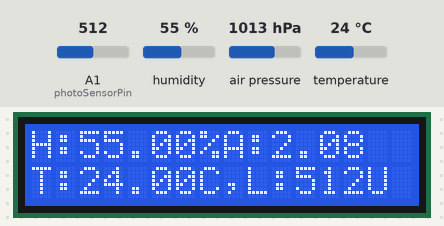
Bench run of a sketch on a simulated Arduino Uno, built with avr-gcc and run on an emulated ATmega328P. On the bench: 16×2 character LCD. The test bench sets the inputs (shaded band); at power-on: humidity 55 %, air pressure 1013 hPa, A1 (photoSensorPin) = 512, temperature 24 °C. What the sketch prints to the serial monitor is not drawn.

Above: at 1.2 s.
1.3 s: humidity set to 22 %
At 2.7 s:
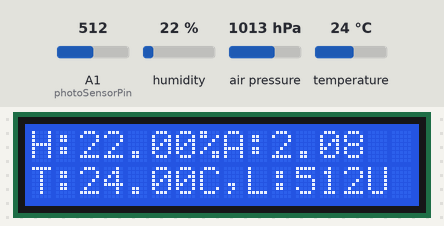
3.7 s: air pressure set to 952 hPa
At 4.9 s:
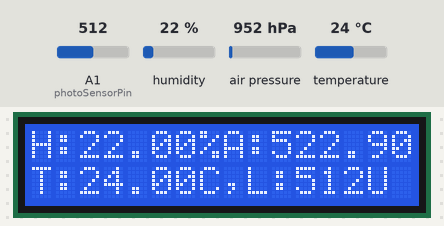
5.2 s: air pressure set to 1025 hPa
At 6.2 s:
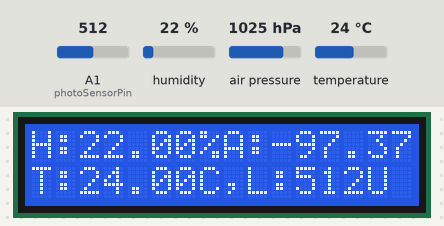
11.3 s: A1 (photoSensorPin) set to 716
At 12.0 s:
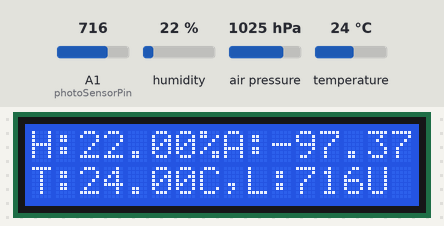
12.8 s: air pressure set to 975 hPa
At 14.2 s:
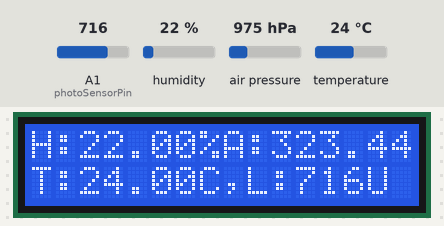
18.9 s: temperature set to 12 °C
At 20.1 s:
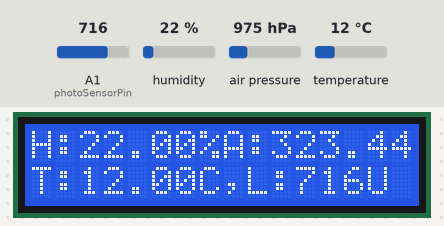
Timing chart, 0 to 21.4 s (numbered marks = the images above; inputs shaded):
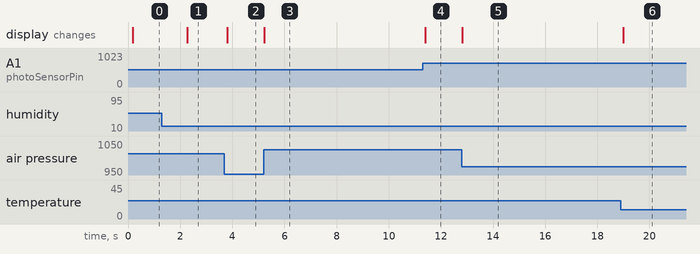

Measured:
- after the input at 1.3 s, the display: changes after 0.96 s (image 1)
- after the input at 3.7 s, the display: changes after 0.10 s (image 2)
- after the input at 5.2 s, the display: changes at once (image 3)
- after the input at 11.3 s, the display: changes after 0.10 s (image 4)
- after the input at 12.8 s, the display: changes at once (image 5)
- after the input at 18.9 s, the display: changes after 0.09 s (image 6)

The sketch:

L12_Demo_2_with_BMP.ino
```cpp
#include "Wire.h"
#include <SPI.h>
#include <LiquidCrystal.h>
#include "DHT.h"
#include "Adafruit_BMP085.h"

#define DHTPIN 8
#define DHTTYPE DHT22
DHT dht(DHTPIN, DHTTYPE);

LiquidCrystal lcd(12, 11, 5, 4, 3, 2);
Adafruit_BMP085 bmp;

float humidity = 0;
float temperature = 0;
float altitude = 0;
float pressure = 0;

int photoSensorPin = 1;
volatile int photoSensorValue = 0;

void setup()
{
   Serial.begin(9600);
   bmp.begin();
   dht.begin();
   lcd.begin(16, 2);
   lcd.print("Starting up.");
   lcd.setCursor(0,0);
}

void loop()
{
   delay(100);
   makeMeasurement();
}

void makeMeasurement()
{
   pressure = bmp.readPressure() / 100;
   altitude = bmp.readAltitude();
   photoSensorValue = analogRead(photoSensorPin);
   humidity = dht.readHumidity();
   temperature = dht.readTemperature();
   Serial.println(humidity);
   lcd.clear();
   lcd.print("H:");
   lcd.print(humidity);
   lcd.print("%");
   lcd.print("A:");
   lcd.print(altitude);
   lcd.setCursor(0, 1);
   lcd.print("T:");
   lcd.print(temperature);
   lcd.print("C");
   lcd.print(",L:");
   lcd.print(photoSensorValue);
   lcd.print("U");
}
```
